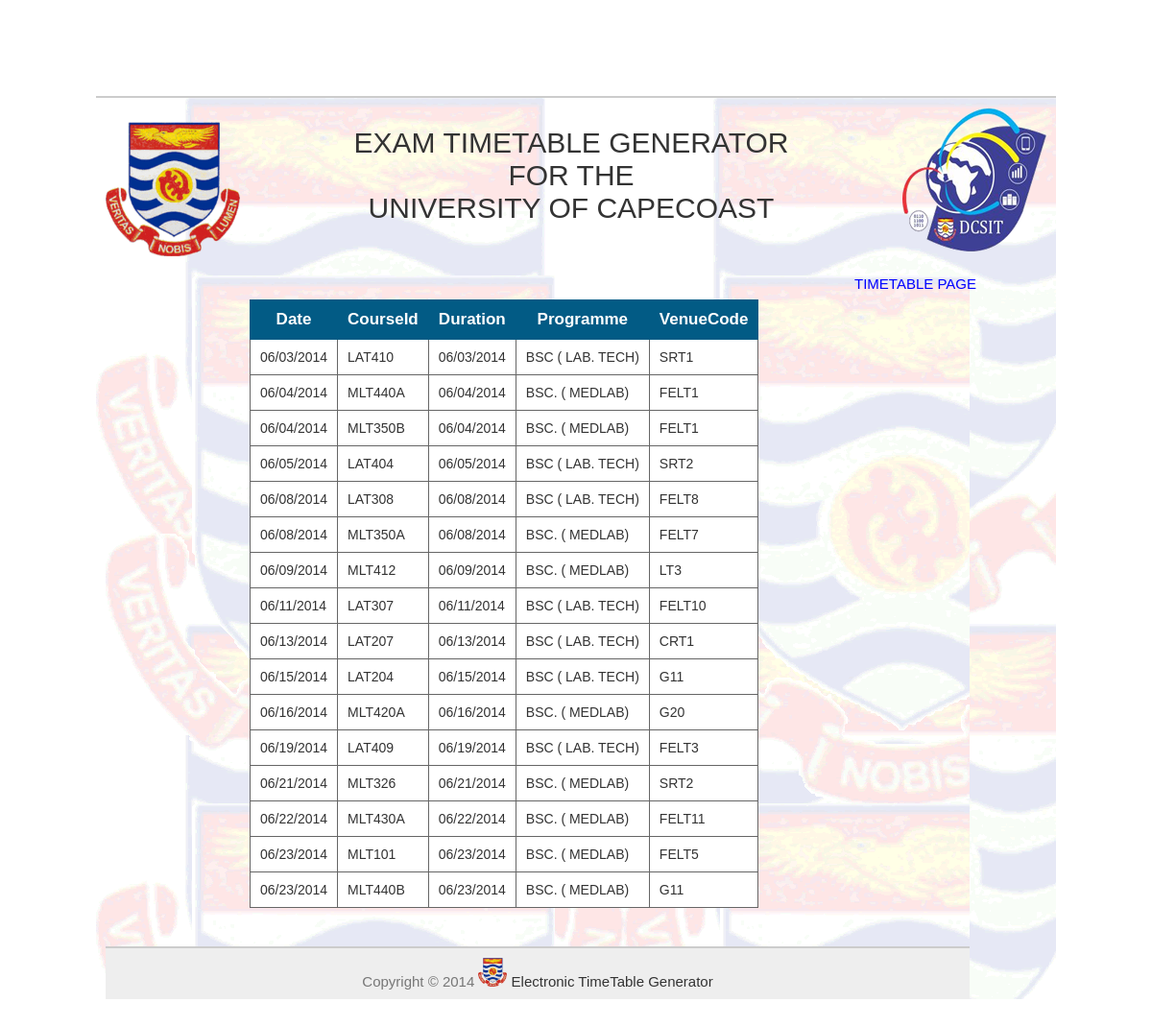
The app's page /sampleWebApp/searchMemberResult.php?departments=LABTEC DEPARTMENT with its own data.
### tables this page shows
CREATE TABLE IF NOT EXISTS `finaltimetable` (
  `Level` int(30) NOT NULL,
  `Programme` varchar(255) NOT NULL,
  `FinalId` int(11) NOT NULL AUTO_INCREMENT,
  `CourseId` varchar(255) NOT NULL,
  `Date` varchar(50) NOT NULL,
  `Duration` varchar(255) NOT NULL,
  `VenueCode` varchar(255) NOT NULL,
  `department` varchar(100) NOT NULL,
  PRIMARY KEY (`FinalId`)
);

### sampleWebApp/searchMemberResult.php (the view, shortened to what this page needs)
<!DOCTYPE html>
<html xmlns="http://www.w3.org/1999/xhtml" xml:lang="en">
<head>
<link rel="stylesheet" href="css/main.css" type="text/css"/>
<link rel="stylesheet" href="css/table.css" type="text/css"/>
</head>
<body>
<div id="container">
  <div id="header">
		<?php include 'header.php'?>
  </div>
  <div id="sidebar">
	<p><a href = "membersView.php" style = "color:blue;text-align:center;font-size:15px;">
	TIMETABLE PAGE</a></p>
  </div>
  <div id="content" style = "margin-top:10px;">
<?php
	$error_search = "";
    $query = $_GET['departments'];
    $min_length = 3;
    if(strlen($query) >= $min_length){
        $query = htmlspecialchars($query);
		$query = strtoupper($query);
        $query = mysql_real_escape_string($query);
        $raw_results = mysql_query("SELECT * FROM finaltimetable
            WHERE (`department` LIKE '%".$query."%') ORDER BY Date") or die(mysql_error());
        if(mysql_num_rows($raw_results) > 0){
				echo '<table border = "1" style="margin-left:150px;" >';
				echo
						'<tr>
							<th colspan = 2>Date      </th>
							<th            >CourseId  </th>
							<th colspan = 2>Duration  </th>
							<th colspan = 2>Programme </th>
							<th colspan = 2>VenueCode </th>
						</tr>';
	           while($results = mysql_fetch_array($raw_results)){
				echo
							'<tr>
								<td>' . $results['Date'] . '</td>
								<td colspan = "2">' . $results['CourseId'] . '</td>
								<td colspan = 2>' . $results['Date'] . '</td>
								<td colspan = 2>' . $results['Programme'] . '</td>
								<td colspan = 2>' . $results['VenueCode'] . '</td>
							</tr>';
            }
        }
        else{
            $error_search = "NO RESULTS";
        }
    }
    else{
       $error_search = '<p class = "error" style = "text-align:center;color:red;font-weight:bold;">
			Minimum length of keyword is '.$min_length.'</p>';
    }
    echo '<p class="error" style = "text-align:center;color:red;font-weight:bold;">' . $error_search . '</p>';
	echo '</table>';
?>
  <div id="footer" style= "margin-top:40px;">
		<?php include 'footer.php'?>
  </div>
</body>
</html>

### sampleWebApp/css/main.css (style rules this page uses)
body { background-color:#fff; background-position:center; background-repeat:repeat-y; font-family: "Lucida Grande","Lucida Sans Unicode",geneva,verdana,sans-serif; font-size:10px; color:#777; }
#container { width:1000px; margin-top:100px; margin-left:auto; margin-right:auto; margin-bottom:0; background-image:url(images/background.gif); }
#header { margin:15px 0 0 0; padding:10px 10px 10px 10px; border-top:2px solid #ccc; height:150px; }
#sidebar { float:right; width:200px; margin:5px 10px 10px 0; }
#content { margin:30px 50px 50px 10px; background-image: url(background.gif); background-repeat: repeat; font-size:15px; width:900px; }
#content p { padding:5px; line-height:18px; word-spacing: 0.1em; }
#footer { background-color:#eee; border-top:2px solid #ccc; padding:10px; text-align:center; font-size:15px; margin-top:-50px; }
a { color:#333; text-decoration:none; }

### sampleWebApp/css/table.css (style rules this page uses)
table { font-family: arial,sans-serif; font-size:14px; color:#333333; border: solid 1px #666; border-collapse: collapse; }
table th { font-size:17px; border: solid 1px #025B85; padding: 10px; background-color: #025B85; color:#fff; }
table td { padding: 10px; border: solid 1px #666; background-color: #ffffff; }

### records on screen
finaltimetable: Date "06/03/2014", CourseId "LAT410", Programme "BSC ( LAB. TECH)", VenueCode "SRT1"
finaltimetable: Date "06/04/2014", CourseId "MLT440A", Programme "BSC. ( MEDLAB)", VenueCode "FELT1"
finaltimetable: Date "06/04/2014", CourseId "MLT350B", Programme "BSC. ( MEDLAB)", VenueCode "FELT1"
finaltimetable: Date "06/05/2014", CourseId "LAT404", Programme "BSC ( LAB. TECH)", VenueCode "SRT2"
finaltimetable: Date "06/08/2014", CourseId "LAT308", Programme "BSC ( LAB. TECH)", VenueCode "FELT8"
finaltimetable: Date "06/08/2014", CourseId "MLT350A", Programme "BSC. ( MEDLAB)", VenueCode "FELT7"
finaltimetable: Date "06/09/2014", CourseId "MLT412", Programme "BSC. ( MEDLAB)", VenueCode "LT3"
finaltimetable: Date "06/11/2014", CourseId "LAT307", Programme "BSC ( LAB. TECH)", VenueCode "FELT10"
finaltimetable: Date "06/13/2014", CourseId "LAT207", Programme "BSC ( LAB. TECH)", VenueCode "CRT1"
finaltimetable: Date "06/15/2014", CourseId "LAT204", Programme "BSC ( LAB. TECH)", VenueCode "G11"
finaltimetable: Date "06/16/2014", CourseId "MLT420A", Programme "BSC. ( MEDLAB)", VenueCode "G20"
finaltimetable: Date "06/19/2014", CourseId "LAT409", Programme "BSC ( LAB. TECH)", VenueCode "FELT3"
finaltimetable: Date "06/21/2014", CourseId "MLT326", Programme "BSC. ( MEDLAB)", VenueCode "SRT2"
finaltimetable: Date "06/22/2014", CourseId "MLT430A", Programme "BSC. ( MEDLAB)", VenueCode "FELT11"
finaltimetable: Date "06/23/2014", CourseId "MLT101", Programme "BSC. ( MEDLAB)", VenueCode "FELT5"
finaltimetable: Date "06/23/2014", CourseId "MLT440B", Programme "BSC. ( MEDLAB)", VenueCode "G11"
